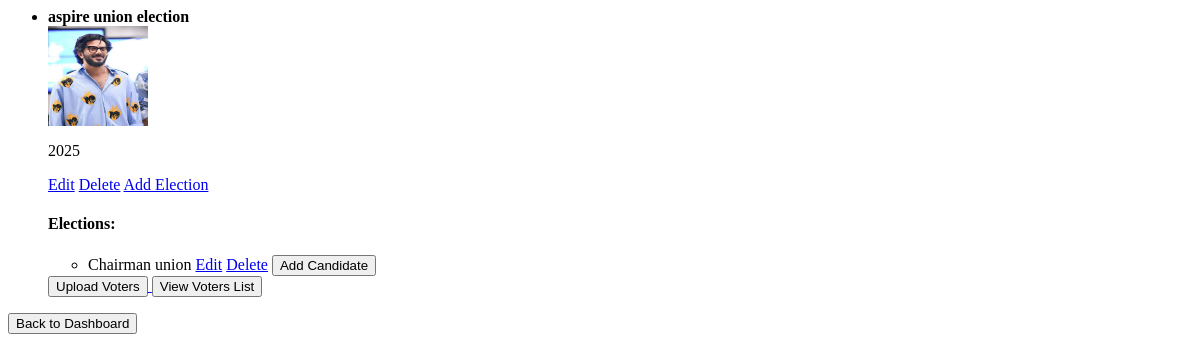
Page /manager/1/campaigns/ on the earlier database version.
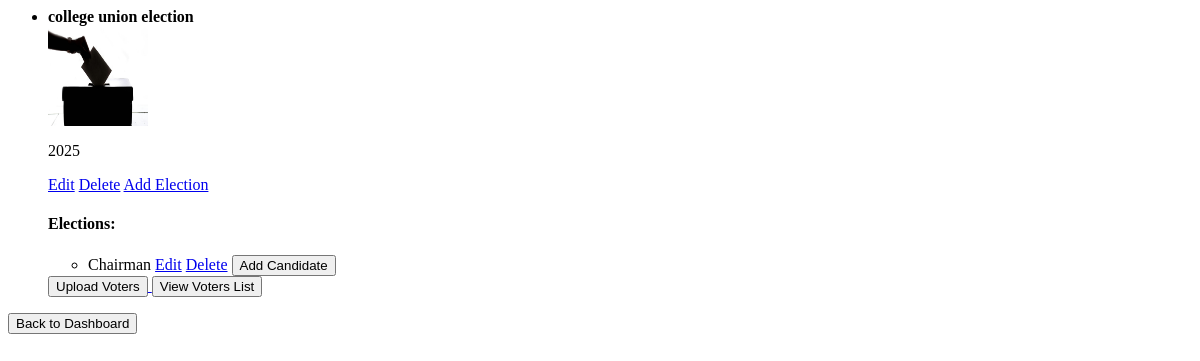
Same page on the later database version.
### vote/models.py (models this page shows, shortened)
class ElectionCampaign(models.Model):
    manager = models.ForeignKey(ElectionManager, on_delete=models.CASCADE)  # ✅ Link to manager
    name = models.CharField(max_length=200)
    description = models.TextField()
    start_time = models.DateTimeField()
    end_time = models.DateTimeField()
    image = models.ImageField(upload_to="campaigns/", null=True, blank=True)

class Election(models.Model):
    campaign = models.ForeignKey(ElectionCampaign, on_delete=models.CASCADE)
    name = models.CharField(max_length=255)  # ✅ Only Election Name now

### vote/views.py (the view)
# urls.py: path("manager/<int:manager_id>/campaigns/", views.campaign_list, name="campaign_list"),  # ✅ Correct pattern
def campaign_list(request, manager_id):
    campaigns = ElectionCampaign.objects.all()
    manager = get_object_or_404(ElectionManager, id=manager_id)  # ✅ Ensure manager is retrieved
    return render(request, "campaign_list.html", {"campaigns": campaigns, "manager": manager})

### vote/templates/campaign_list.html
<ul>
    {% for campaign in campaigns %}
        <li>
            <strong>{{ campaign.name }}</strong><br>
            {% if campaign.image %}
                <img src="{{ campaign.image.url }}" width="100" height="100"><br>
            {% endif %}
            <p>{{ campaign.description }}</p>
            <a href="/campaigns/edit/{{ campaign.id }}/">Edit</a>
            <a href="/campaigns/delete/{{ campaign.id }}/">Delete</a>
            <a href="/campaigns/{{ campaign.id }}/elections/create/">Add Election</a>
            <h4>Elections:</h4>
            <ul>
                {% for election in campaign.election_set.all %}
                    <li>
                        {{ election.name }}
                        <a href="/elections/edit/{{ election.id }}/">Edit</a>
                        <a href="/elections/delete/{{ election.id }}/"
                           onclick="return confirm('Are you sure you want to delete this election?');">Delete</a>
                        <a href="/elections/{{ election.id }}/candidates/create/">
                            <button>Add Candidate</button>
                        </a>
                    </li>
                {% empty %}
                    <li>No elections added</li>
                {% endfor %}
            </ul>
            <a href="/campaigns/{{ campaign.id }}/voters/upload/">
                <button>Upload Voters</button>
            </a>
            <a href="/campaigns/{{ campaign.id }}/voters/">
                <button>View Voters List</button>
            </a>
        </li>
    {% endfor %}
</ul>
<a href="/manager/{{ manager.id }}/dashboard/">
    <button>Back to Dashboard</button>
</a>

Differences in the rows shown:
removed ElectionCampaign: name "aspire union election", image (picture), description "2025"
removed Election: name "Chairman union", shown under "aspire union election"
added ElectionCampaign: name "college union election", image (picture), description "2025"
added Election: name "Chairman", shown under "college union election"
